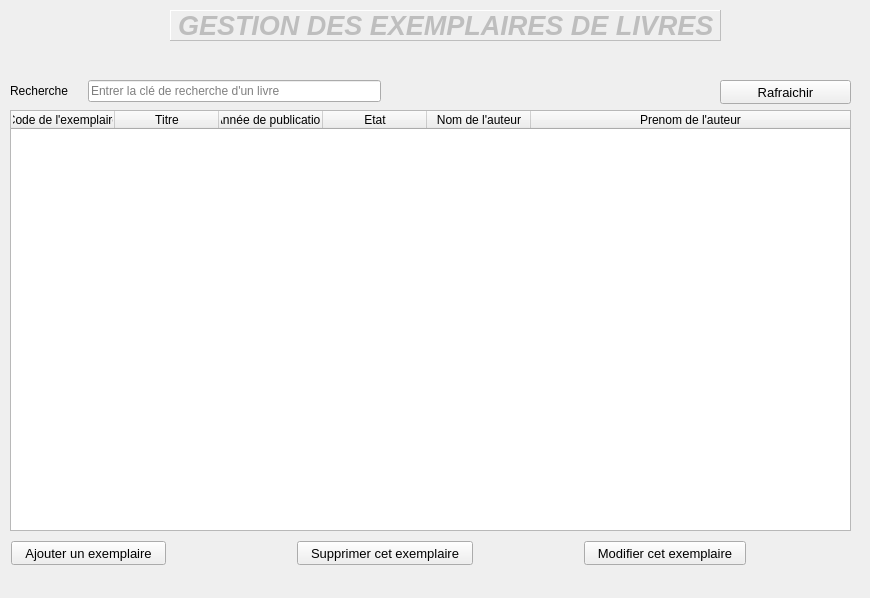
<?xml version="1.0" encoding="UTF-8"?>
<ui version="4.0">
 <class>ExemplaireWindow</class>
 <widget class="QWidget" name="ExemplaireWindow">
  <property name="geometry">
   <rect>
    <x>0</x>
    <y>0</y>
    <width>870</width>
    <height>598</height>
   </rect>
  </property>
  <property name="windowTitle">
   <string>Form</string>
  </property>
  <widget class="QLabel" name="titre">
   <property name="enabled">
    <bool>false</bool>
   </property>
   <property name="geometry">
    <rect>
     <x>170</x>
     <y>10</y>
     <width>551</width>
     <height>31</height>
    </rect>
   </property>
   <property name="font">
    <font>
     <family>Arial</family>
     <pointsize>20</pointsize>
     <weight>75</weight>
     <italic>true</italic>
     <bold>true</bold>
     <underline>false</underline>
    </font>
   </property>
   <property name="frameShape">
    <enum>QFrame::Panel</enum>
   </property>
   <property name="frameShadow">
    <enum>QFrame::Raised</enum>
   </property>
   <property name="text">
    <string>GESTION DES EXEMPLAIRES DE LIVRES</string>
   </property>
  </widget>
  <widget class="QTableWidget" name="tableWidget">
   <property name="geometry">
    <rect>
     <x>10</x>
     <y>110</y>
     <width>841</width>
     <height>421</height>
    </rect>
   </property>
   <property name="editTriggers">
    <set>QAbstractItemView::DoubleClicked</set>
   </property>
   <property name="tabKeyNavigation">
    <bool>false</bool>
   </property>
   <property name="dragEnabled">
    <bool>false</bool>
   </property>
   <property name="dragDropOverwriteMode">
    <bool>false</bool>
   </property>
   <property name="alternatingRowColors">
    <bool>true</bool>
   </property>
   <property name="selectionMode">
    <enum>QAbstractItemView::SingleSelection</enum>
   </property>
   <property name="selectionBehavior">
    <enum>QAbstractItemView::SelectRows</enum>
   </property>
   <property name="gridStyle">
    <enum>Qt::SolidLine</enum>
   </property>
   <property name="sortingEnabled">
    <bool>false</bool>
   </property>
   <property name="wordWrap">
    <bool>false</bool>
   </property>
   <property name="cornerButtonEnabled">
    <bool>false</bool>
   </property>
   <attribute name="horizontalHeaderCascadingSectionResizes">
    <bool>false</bool>
   </attribute>
   <attribute name="horizontalHeaderDefaultSectionSize">
    <number>104</number>
   </attribute>
   <attribute name="horizontalHeaderShowSortIndicator" stdset="0">
    <bool>false</bool>
   </attribute>
   <attribute name="horizontalHeaderStretchLastSection">
    <bool>true</bool>
   </attribute>
   <attribute name="verticalHeaderVisible">
    <bool>false</bool>
   </attribute>
   <attribute name="verticalHeaderCascadingSectionResizes">
    <bool>false</bool>
   </attribute>
   <attribute name="verticalHeaderShowSortIndicator" stdset="0">
    <bool>false</bool>
   </attribute>
   <attribute name="verticalHeaderStretchLastSection">
    <bool>false</bool>
   </attribute>
   <column>
    <property name="text">
     <string>Code de l'exemplaire</string>
    </property>
   </column>
   <column>
    <property name="text">
     <string>Titre</string>
    </property>
   </column>
   <column>
    <property name="text">
     <string>Année de publication</string>
    </property>
   </column>
   <column>
    <property name="text">
     <string>Etat</string>
    </property>
   </column>
   <column>
    <property name="text">
     <string>Nom de l'auteur</string>
    </property>
   </column>
   <column>
    <property name="text">
     <string>Prenom de l'auteur</string>
    </property>
   </column>
  </widget>
  <widget class="QWidget" name="layoutWidget_2">
   <property name="geometry">
    <rect>
     <x>10</x>
     <y>80</y>
     <width>371</width>
     <height>26</height>
    </rect>
   </property>
   <layout class="QHBoxLayout" name="horizontalLayout_3">
    <property name="spacing">
     <number>20</number>
    </property>
    <property name="sizeConstraint">
     <enum>QLayout::SetMaximumSize</enum>
    </property>
    <item>
     <widget class="QLabel" name="label">
      <property name="font">
       <font>
        <pointsize>9</pointsize>
       </font>
      </property>
      <property name="text">
       <string>Recherche</string>
      </property>
     </widget>
    </item>
    <item>
     <widget class="QLineEdit" name="cleEdit">
      <property name="placeholderText">
       <string>Entrer la clé de recherche d'un livre </string>
      </property>
     </widget>
    </item>
   </layout>
  </widget>
  <widget class="QPushButton" name="rafraichirButton">
   <property name="geometry">
    <rect>
     <x>720</x>
     <y>80</y>
     <width>131</width>
     <height>24</height>
    </rect>
   </property>
   <property name="font">
    <font>
     <pointsize>10</pointsize>
    </font>
   </property>
   <property name="text">
    <string>Rafraichir</string>
   </property>
   <property name="icon">
    <iconset>
     <normaloff>C:/Users/DILANE/Downloads/Compressed/Nouveau dossier/gestion-de-stock-master/appdata/edit-redo.png</normaloff>C:/Users/DILANE/Downloads/Compressed/Nouveau dossier/gestion-de-stock-master/appdata/edit-redo.png</iconset>
   </property>
  </widget>
  <widget class="QPushButton" name="modifierButton">
   <property name="geometry">
    <rect>
     <x>584</x>
     <y>541</y>
     <width>162</width>
     <height>24</height>
    </rect>
   </property>
   <property name="font">
    <font>
     <pointsize>10</pointsize>
    </font>
   </property>
   <property name="text">
    <string>Modifier cet exemplaire</string>
   </property>
   <property name="icon">
    <iconset>
     <normaloff>C:/Users/DILANE/Downloads/Compressed/Nouveau dossier/gestion-de-stock-master/appdata/go-down.png</normaloff>C:/Users/DILANE/Downloads/Compressed/Nouveau dossier/gestion-de-stock-master/appdata/go-down.png</iconset>
   </property>
  </widget>
  <widget class="QPushButton" name="ajouterButton">
   <property name="geometry">
    <rect>
     <x>11</x>
     <y>541</y>
     <width>155</width>
     <height>24</height>
    </rect>
   </property>
   <property name="font">
    <font>
     <pointsize>10</pointsize>
    </font>
   </property>
   <property name="text">
    <string>Ajouter un exemplaire</string>
   </property>
   <property name="icon">
    <iconset>
     <normaloff>C:/Users/DILANE/Downloads/Compressed/Nouveau dossier/gestion-de-stock-master/appdata/list-add.png</normaloff>C:/Users/DILANE/Downloads/Compressed/Nouveau dossier/gestion-de-stock-master/appdata/list-add.png</iconset>
   </property>
   <property name="default">
    <bool>false</bool>
   </property>
   <property name="flat">
    <bool>false</bool>
   </property>
  </widget>
  <widget class="QPushButton" name="supprimerButton">
   <property name="geometry">
    <rect>
     <x>297</x>
     <y>541</y>
     <width>176</width>
     <height>24</height>
    </rect>
   </property>
   <property name="font">
    <font>
     <pointsize>10</pointsize>
    </font>
   </property>
   <property name="text">
    <string>Supprimer cet exemplaire</string>
   </property>
   <property name="icon">
    <iconset>
     <normaloff>C:/Users/DILANE/Downloads/Compressed/Nouveau dossier/gestion-de-stock-master/appdata/edit-delete.png</normaloff>C:/Users/DILANE/Downloads/Compressed/Nouveau dossier/gestion-de-stock-master/appdata/edit-delete.png</iconset>
   </property>
  </widget>
 </widget>
 <resources/>
 <connections/>
</ui>
